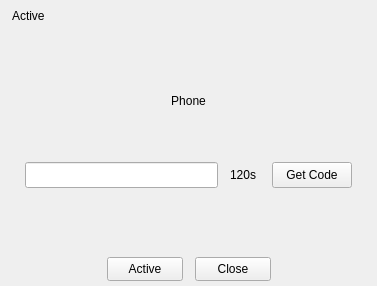
<?xml version="1.0" encoding="UTF-8"?>
<ui version="4.0">
 <class>PhoneActiveDlg</class>
 <widget class="QWidget" name="PhoneActiveDlg">
  <property name="geometry">
   <rect>
    <x>0</x>
    <y>0</y>
    <width>377</width>
    <height>286</height>
   </rect>
  </property>
  <property name="windowTitle">
   <string>PhoneActiveDlg</string>
  </property>
  <layout class="QVBoxLayout" name="verticalLayoutMain">
   <property name="spacing">
    <number>0</number>
   </property>
   <property name="leftMargin">
    <number>0</number>
   </property>
   <property name="topMargin">
    <number>0</number>
   </property>
   <property name="rightMargin">
    <number>0</number>
   </property>
   <property name="bottomMargin">
    <number>0</number>
   </property>
   <item>
    <widget class="QWidget" name="titlebar" native="true">
     <property name="sizePolicy">
      <sizepolicy hsizetype="Expanding" vsizetype="Expanding">
       <horstretch>0</horstretch>
       <verstretch>0</verstretch>
      </sizepolicy>
     </property>
     <property name="minimumSize">
      <size>
       <width>0</width>
       <height>31</height>
      </size>
     </property>
     <property name="maximumSize">
      <size>
       <width>16777215</width>
       <height>31</height>
      </size>
     </property>
     <layout class="QHBoxLayout" name="horizontalLayout_11">
      <property name="spacing">
       <number>0</number>
      </property>
      <property name="leftMargin">
       <number>0</number>
      </property>
      <property name="topMargin">
       <number>0</number>
      </property>
      <property name="rightMargin">
       <number>0</number>
      </property>
      <property name="bottomMargin">
       <number>0</number>
      </property>
      <item>
       <widget class="QWidget" name="titlewidget" native="true">
        <property name="sizePolicy">
         <sizepolicy hsizetype="Expanding" vsizetype="Expanding">
          <horstretch>0</horstretch>
          <verstretch>0</verstretch>
         </sizepolicy>
        </property>
        <layout class="QHBoxLayout" name="horizontalLayout_10">
         <property name="spacing">
          <number>0</number>
         </property>
         <property name="leftMargin">
          <number>12</number>
         </property>
         <property name="topMargin">
          <number>0</number>
         </property>
         <property name="rightMargin">
          <number>0</number>
         </property>
         <property name="bottomMargin">
          <number>0</number>
         </property>
         <item>
          <widget class="QLabel" name="title">
           <property name="sizePolicy">
            <sizepolicy hsizetype="Expanding" vsizetype="Expanding">
             <horstretch>0</horstretch>
             <verstretch>0</verstretch>
            </sizepolicy>
           </property>
           <property name="text">
            <string>Active</string>
           </property>
          </widget>
         </item>
        </layout>
       </widget>
      </item>
      <item>
       <spacer name="horizontalSpacer">
        <property name="orientation">
         <enum>Qt::Horizontal</enum>
        </property>
        <property name="sizeHint" stdset="0">
         <size>
          <width>233</width>
          <height>2</height>
         </size>
        </property>
       </spacer>
      </item>
      <item>
       <layout class="QVBoxLayout" name="verticalLayout_6">
        <property name="spacing">
         <number>0</number>
        </property>
        <property name="leftMargin">
         <number>0</number>
        </property>
        <property name="topMargin">
         <number>0</number>
        </property>
        <property name="rightMargin">
         <number>0</number>
        </property>
        <property name="bottomMargin">
         <number>0</number>
        </property>
        <item>
         <layout class="QHBoxLayout" name="horizontalLayout_6">
          <property name="spacing">
           <number>0</number>
          </property>
          <property name="leftMargin">
           <number>0</number>
          </property>
          <property name="topMargin">
           <number>0</number>
          </property>
          <property name="rightMargin">
           <number>0</number>
          </property>
          <property name="bottomMargin">
           <number>0</number>
          </property>
          <item>
           <widget class="QPushButton" name="btnClose">
            <property name="sizePolicy">
             <sizepolicy hsizetype="Expanding" vsizetype="Expanding">
              <horstretch>0</horstretch>
              <verstretch>0</verstretch>
             </sizepolicy>
            </property>
            <property name="focusPolicy">
             <enum>Qt::NoFocus</enum>
            </property>
            <property name="text">
             <string/>
            </property>
            <property name="flat">
             <bool>true</bool>
            </property>
           </widget>
          </item>
         </layout>
        </item>
        <item>
         <spacer name="verticalSpacer_4">
          <property name="orientation">
           <enum>Qt::Vertical</enum>
          </property>
          <property name="sizeType">
           <enum>QSizePolicy::Expanding</enum>
          </property>
          <property name="sizeHint" stdset="0">
           <size>
            <width>0</width>
            <height>1</height>
           </size>
          </property>
         </spacer>
        </item>
       </layout>
      </item>
     </layout>
    </widget>
   </item>
   <item>
    <widget class="QWidget" name="centerWidget" native="true">
     <layout class="QVBoxLayout" name="verticalLayout">
      <property name="spacing">
       <number>12</number>
      </property>
      <property name="leftMargin">
       <number>25</number>
      </property>
      <property name="topMargin">
       <number>20</number>
      </property>
      <property name="rightMargin">
       <number>25</number>
      </property>
      <property name="bottomMargin">
       <number>9</number>
      </property>
      <item>
       <widget class="QLabel" name="labelPhone">
        <property name="minimumSize">
         <size>
          <width>0</width>
          <height>26</height>
         </size>
        </property>
        <property name="text">
         <string>Phone</string>
        </property>
        <property name="alignment">
         <set>Qt::AlignCenter</set>
        </property>
       </widget>
      </item>
      <item>
       <layout class="QHBoxLayout" name="horizontalLayout">
        <property name="spacing">
         <number>12</number>
        </property>
        <item>
         <widget class="QLineEdit" name="lineEditCode">
          <property name="minimumSize">
           <size>
            <width>0</width>
            <height>26</height>
           </size>
          </property>
          <property name="maximumSize">
           <size>
            <width>16777215</width>
            <height>26</height>
           </size>
          </property>
         </widget>
        </item>
        <item>
         <widget class="QLabel" name="labelCodeLeftTime">
          <property name="minimumSize">
           <size>
            <width>30</width>
            <height>0</height>
           </size>
          </property>
          <property name="maximumSize">
           <size>
            <width>30</width>
            <height>16777215</height>
           </size>
          </property>
          <property name="text">
           <string>120s</string>
          </property>
         </widget>
        </item>
        <item>
         <widget class="QPushButton" name="btnCode">
          <property name="minimumSize">
           <size>
            <width>0</width>
            <height>26</height>
           </size>
          </property>
          <property name="maximumSize">
           <size>
            <width>16777215</width>
            <height>26</height>
           </size>
          </property>
          <property name="text">
           <string>Get Code</string>
          </property>
         </widget>
        </item>
       </layout>
      </item>
      <item>
       <widget class="QLabel" name="labelStatus">
        <property name="minimumSize">
         <size>
          <width>0</width>
          <height>44</height>
         </size>
        </property>
        <property name="maximumSize">
         <size>
          <width>16777215</width>
          <height>44</height>
         </size>
        </property>
        <property name="text">
         <string/>
        </property>
        <property name="alignment">
         <set>Qt::AlignLeading|Qt::AlignLeft|Qt::AlignTop</set>
        </property>
        <property name="wordWrap">
         <bool>true</bool>
        </property>
       </widget>
      </item>
     </layout>
    </widget>
   </item>
   <item>
    <widget class="QWidget" name="bottomBar" native="true">
     <property name="minimumSize">
      <size>
       <width>0</width>
       <height>33</height>
      </size>
     </property>
     <property name="maximumSize">
      <size>
       <width>16777215</width>
       <height>33</height>
      </size>
     </property>
     <layout class="QHBoxLayout" name="horizontalLayout_2">
      <property name="spacing">
       <number>12</number>
      </property>
      <property name="leftMargin">
       <number>0</number>
      </property>
      <property name="topMargin">
       <number>0</number>
      </property>
      <property name="rightMargin">
       <number>0</number>
      </property>
      <property name="bottomMargin">
       <number>0</number>
      </property>
      <item>
       <spacer name="horizontalSpacer_2">
        <property name="orientation">
         <enum>Qt::Horizontal</enum>
        </property>
        <property name="sizeHint" stdset="0">
         <size>
          <width>40</width>
          <height>20</height>
         </size>
        </property>
       </spacer>
      </item>
      <item>
       <widget class="QPushButton" name="btnOK">
        <property name="minimumSize">
         <size>
          <width>76</width>
          <height>24</height>
         </size>
        </property>
        <property name="maximumSize">
         <size>
          <width>76</width>
          <height>24</height>
         </size>
        </property>
        <property name="text">
         <string>Active</string>
        </property>
       </widget>
      </item>
      <item>
       <widget class="QPushButton" name="btnCancel">
        <property name="minimumSize">
         <size>
          <width>76</width>
          <height>24</height>
         </size>
        </property>
        <property name="maximumSize">
         <size>
          <width>76</width>
          <height>24</height>
         </size>
        </property>
        <property name="text">
         <string>Close</string>
        </property>
       </widget>
      </item>
      <item>
       <spacer name="horizontalSpacer_4">
        <property name="orientation">
         <enum>Qt::Horizontal</enum>
        </property>
        <property name="sizeHint" stdset="0">
         <size>
          <width>40</width>
          <height>20</height>
         </size>
        </property>
       </spacer>
      </item>
     </layout>
    </widget>
   </item>
  </layout>
 </widget>
 <layoutdefault spacing="6" margin="11"/>
 <tabstops>
  <tabstop>lineEditCode</tabstop>
  <tabstop>btnCode</tabstop>
  <tabstop>btnOK</tabstop>
  <tabstop>btnCancel</tabstop>
 </tabstops>
 <resources/>
 <connections/>
</ui>
